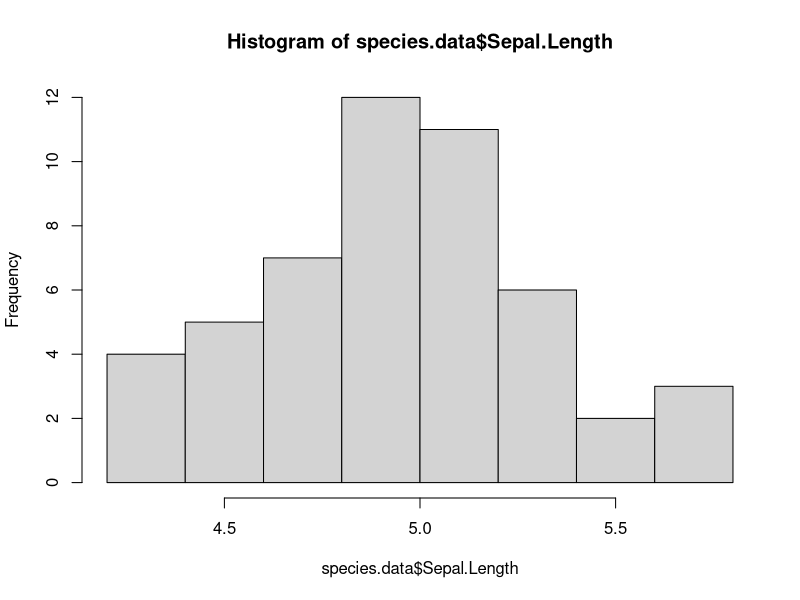
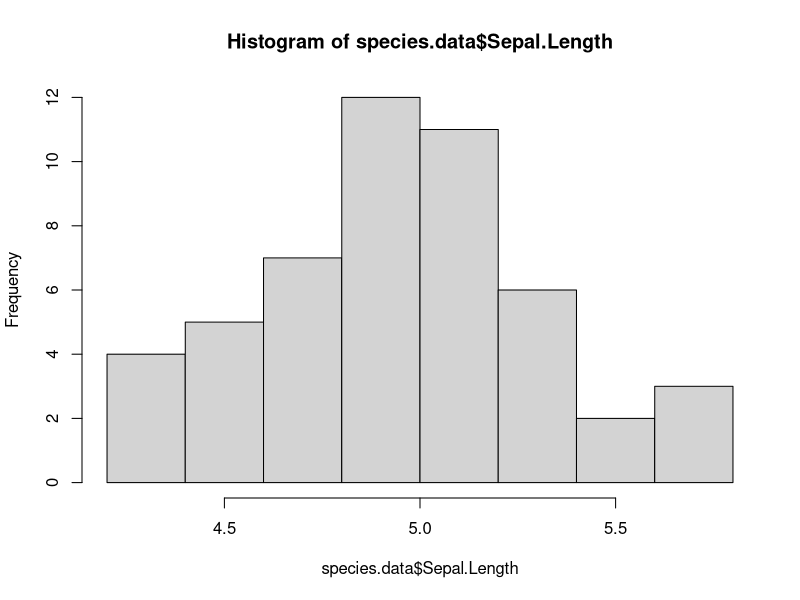
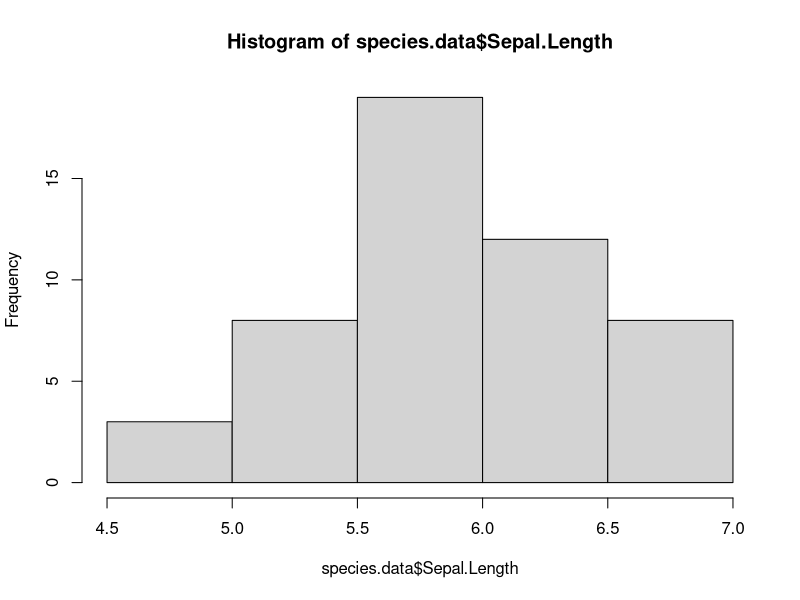
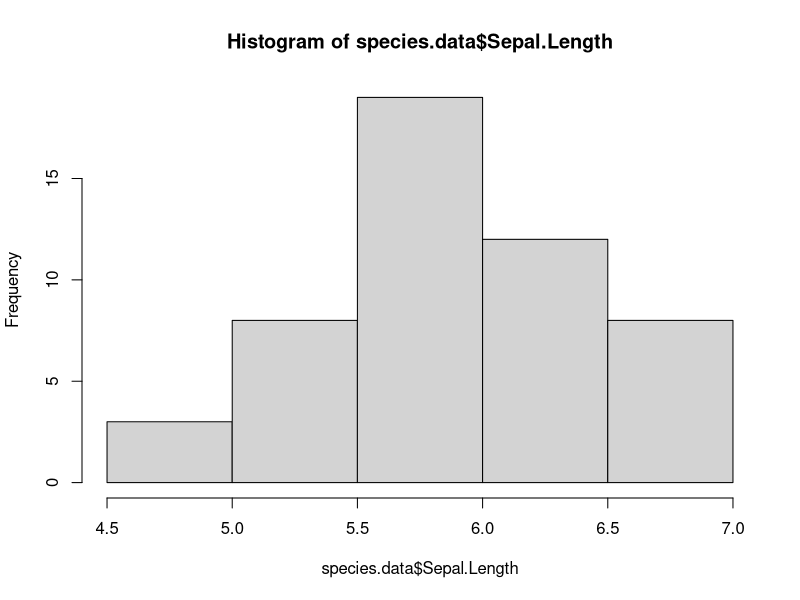
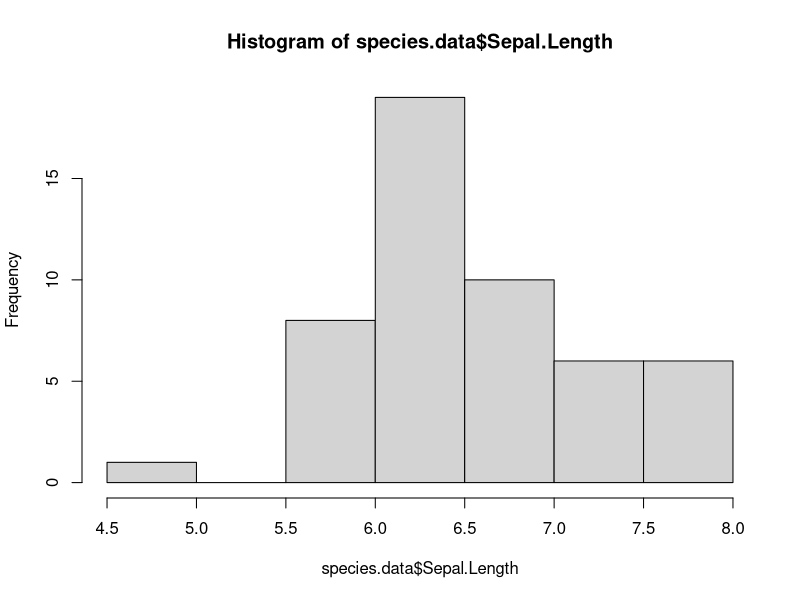
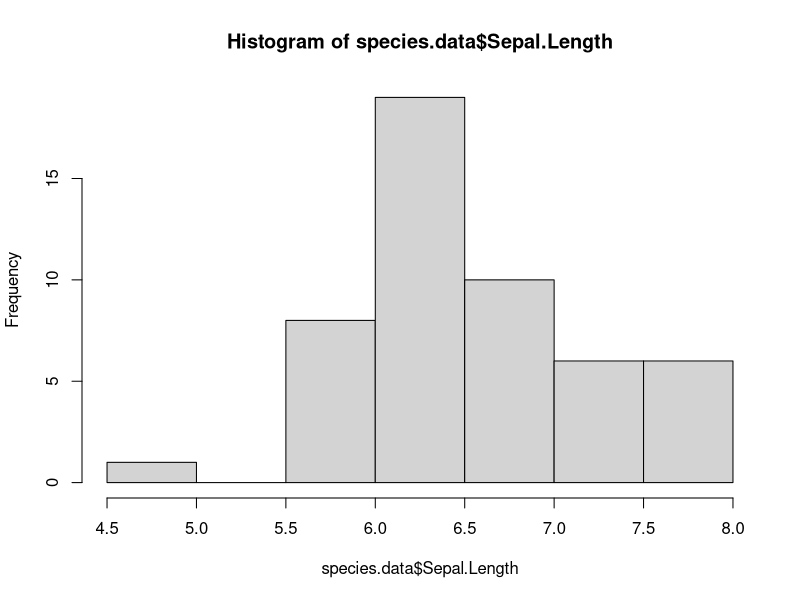
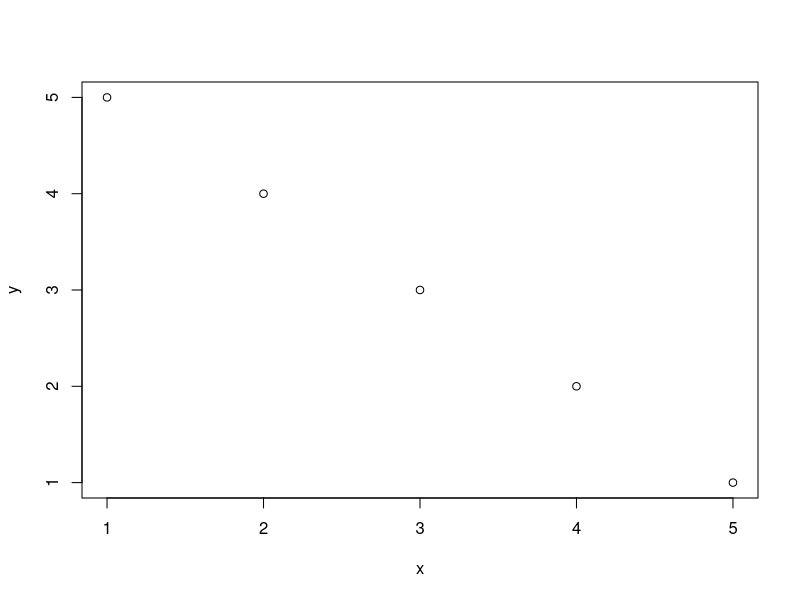

Generate these figures, in order, with R:
#========================================
#Lecture 2, FISH553 Advanced R
#loops and conditions
#========================================

for (i in seq(from=1,to=5,by=1)) { print(i) }
for (i in c(1,4,5,8,8,8)) { print(i) }
for (i in c("1","N","L")) { print(i) }

for (i in c(1,4,5,8)) {
   print(i) 
}
print(i)

#======looping through species in iris
#first check what the data set looks like
head(iris)
names(iris)
str(iris)
unique(iris$Species)  #find the unique species names

#loop through the species names
for (i in unique(iris$Species)) {
   print(i)   
}

#loop through the species names and calculate stuff
for (i in unique(iris$Species)) { # for each species
   meanSepalLength <- mean(iris[iris$Species==i,]$Sepal.Length)   # for the subset all rows matching i species, get the mean sepal length
   meanPetalLength <- mean(iris[iris$Species==i,]$Petal.Length)   # for the subset all rows matching i species, get the mean petal length
   cat(i, meanSepalLength, meanPetalLength, "\n") # stick results together separated by a line break
}

#convert to a function
loop.iris <- function (data=iris) {
  for (i in unique(iris$Species)) {
     meanSepalLength <- mean(iris[iris$Species==i,]$Sepal.Length)   
     meanPetalLength <- mean(iris[iris$Species==i,]$Petal.Length)   
     cat(i, meanSepalLength, meanPetalLength, "\n")
  }
}
loop.iris()

#This is the most common way that I use for loops in this context
#because you get a counter that is useful for other operations
species <- sort(unique(iris$Species)) # get unique species ordered alphabetically
nspecies <- length(species) #count species
mean.lengths <- vector(length=nspecies) # create an empty vector to store your results same length as number of species
for (i in 1:nspecies) { # for each species
   cat("Running species ", i,"\n") #create a title
   species.data <- iris[iris$Species==species[i],] #subset for the just species i
   plot(hist(species.data$Sepal.Length)) # plot histogram of sepal lengths for species i
   mean.lengths[i] <- mean(species.data$Sepal.Length) # stick the mean length for that species into the empty spot in the length vector to store it
   print(mean.lengths[i]) # print the mean length to the console
}

#=====while loop
#rarely used, since for-loops can do almost all
#looping, but while-loops are sometimes essential
#while loops execute for as long as some statement remains true

#== when will polar bears fall below 500?
polar.loop <- function(N, year=2015) {
   while(N>500) { # as long as N is above 500...
      N <- N*0.91
      year <- year+1
      cat(N,year,"\n")
   }
   return(year)
}
polar.loop(N=5000)

#===== For loops are similar to the apply functions.
#The sapply function is most closely related
x1 <- sapply(1:3, print)
x1
x2 <- sapply(1:3, function(i) {i^2})
x2

#===== If statement
plotxy <- function(x, y) {
   if (length(x) == length(y)) {
      plot(x,y)
   }
   else {
      print("Lengths of x and y are different")
   }
}
plotxy(x=1:5, y=5:1)
plotxy(x=1:5, y=4:1)

#====complicated if-then-else statement
sum.bigger <- function(x, y) {
   if(length(x) != length(y)) {
      print("not equal lengths")
   }
   else {
      if (sum(x) > sum(y)) {
         print("x bigger")
      }
      else {
         print("x smaller or equal")
      }
   }
}
sum.bigger(x=1:5, y=6:10)

#Example using else if.
require(stats)
centre <- function (x, type) {
  if (type=="mean") {
     temp <- mean(x)
  } else if (type=="median") {
     temp <- median(x)
  } else if (type=="trimmed") {
     temp <- mean(x, trim=.1)
  } else {
     temp <- "No function matches"
  }
  return(temp)
}
x <- rcauchy(10)  #ten values from a cauchy distribution
centre(x, "mean")
centre(x, "median")
centre(x, "unknown")

#===switch statement as alternative to complicated "else if" statements
# woah so cool!
centre2 <- function(x, type) {
   return(switch(type,
          mean = mean(x),
          median = median(x),
          trimmed = mean(x, trim = .1),
          "No function matches") )
}
centre2(x, "mean")
centre2(x, "median")
centre2(x, "unknown")

#Switch statement using numbers
alternatives <- function(x, value) {
   return(switch(value,    # depending on what is entered for value...
                 "You chose option 1",
                 x^3,
                 "Option 3") )
}
alternatives(x=3,value=1)
alternatives(x=3,value=2)
alternatives(x=3,value=3)
alternatives(x=3,value=10)

#===numerical switch statement: no default allowed
for(i in 0:6) {
   print(switch(i, 1, 2, 3, 4))
}

for(i in 0:6) {   #return the 0th element, first element, second...
   print(switch(i, 
                "Help",       #first element
                "Too hard",   #second element
                "OK",         #third element 
                "Really?"))   #fourth element
}
#===useful RStudio features
#choose Code->Reindent Lines ctrl+I
#code->Comment/Uncomment ctrl+shift+C
#rerun code ctrl+shift+P
polar.loop <- function(N, year=2012) {
   while(N>500) {
      N<-N*0.92
      year<-year+1
   }
   return(year)
}
polar.loop(N=10000)
